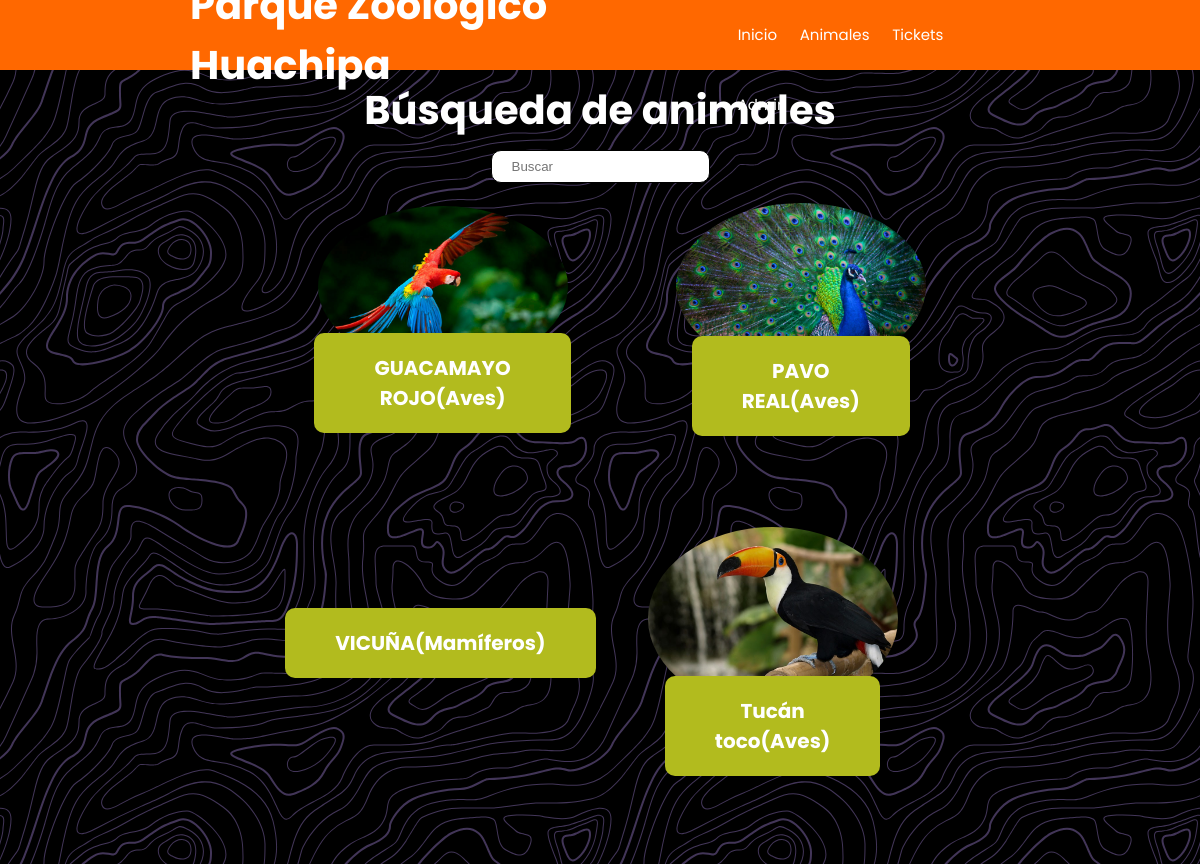
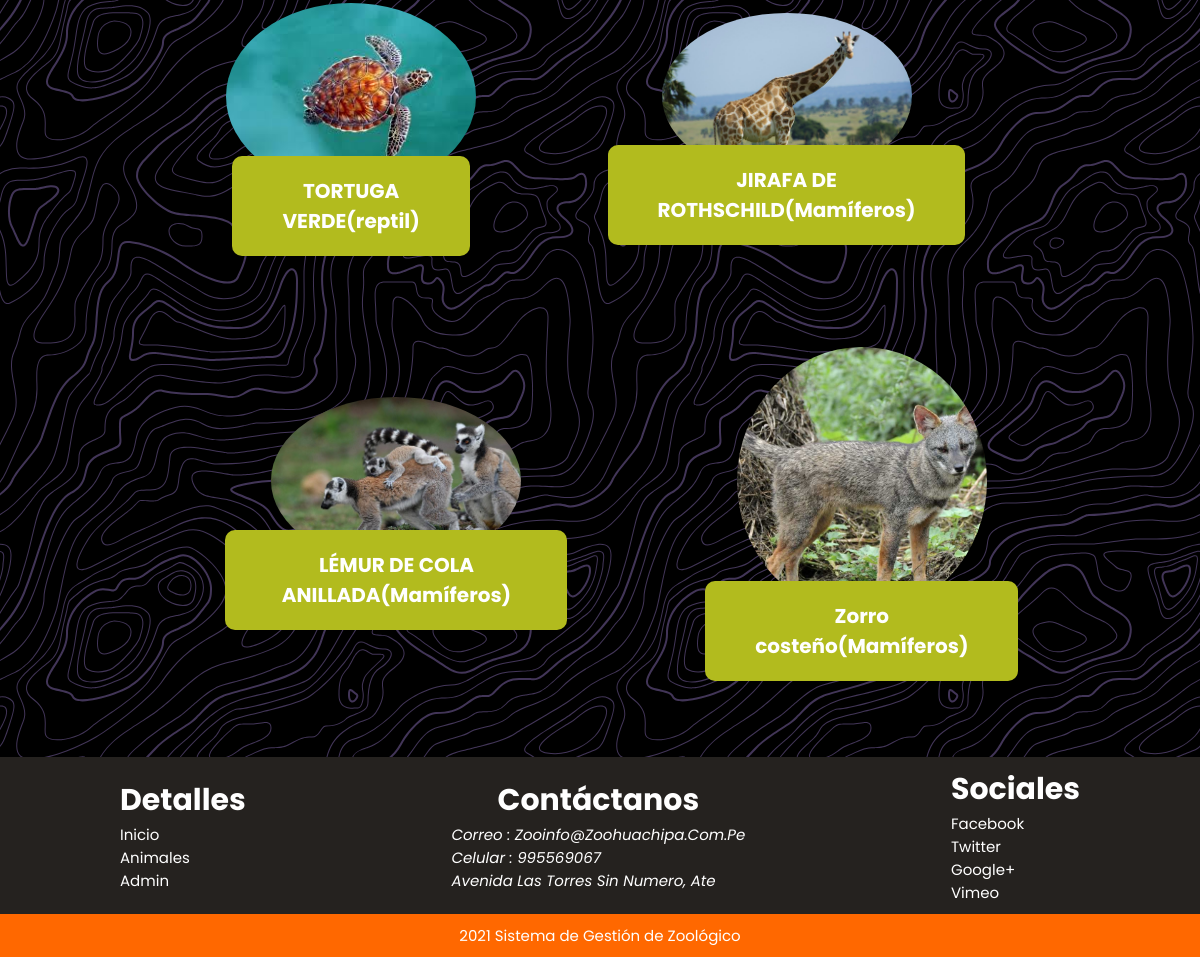
Page /animals.php on the committed database (2 pictures, top to bottom).
### tables this page shows
CREATE TABLE `tblanimal` (
  `ID` int(10) NOT NULL,
  `AnimalName` varchar(200) DEFAULT NULL,
  `ScientificName` varchar(200) NOT NULL,
  `CageNumber` int(10) DEFAULT NULL,
  `FeedNumber` varchar(200) DEFAULT NULL,
  `Breed` varchar(200) DEFAULT NULL,
  `AnimalImage` varchar(200) DEFAULT NULL,
  `Description` mediumtext DEFAULT NULL,
  `Feeding` text NOT NULL,
  `Reproduction` text NOT NULL,
  `SocialLife` text NOT NULL,
  `StateOfConservation` text NOT NULL,
  `CreationDate` timestamp NOT NULL DEFAULT current_timestamp() ON UPDATE current_timestamp()
);

CREATE TABLE `tblpage` (
  `ID` int(10) NOT NULL,
  `PageType` varchar(200) DEFAULT NULL,
  `PageTitle` varchar(200) DEFAULT NULL,
  `PageDescription` mediumtext DEFAULT NULL,
  `Email` varchar(200) DEFAULT NULL,
  `MobileNumber` bigint(10) DEFAULT NULL,
  `UpdationDate` timestamp NULL DEFAULT NULL ON UPDATE current_timestamp()
);

### includes/control_animals.php (the view, shortened to what this page needs)
<?php
include('dbconnection.php');
$querySelect = "SELECT * FROM  tblanimal";
$resultado = mysqli_query($con, $querySelect);
if (mysqli_num_rows($resultado) > 0) {
    while ($row = mysqli_fetch_assoc($resultado)) {
?>
        <div class="cont-animal tarjeta-animales">
            <div class="cont-animal__img cont-img">
                <a href="animal-detail.php?anid=<?php echo $row['ID']; ?>"> <img src="admin/images/<?php echo $row['AnimalImage']; ?>" />
                </a>
            </div>
            <div class="cont-animal__info cont-text">
                <h4><a href="animal-detail.php?anid=<?php echo $row['ID']; ?>"><?php echo $row['AnimalName']; ?>(<?php echo $row['Breed']; ?>)</a></h4>
            </div>
            <br>
        </div><?php
            }
        } else {
                ?>
    <div class="alert-error">
        <p>No hay resultados</p>
    </div><?php
        }

### includes/specialv1.php
<div class="section-special">
    <div class="section-container">
        <div class="details">
            <h3>Detalles</h3>
            <ul>
                <li><a href="index.php">Inicio</a></li>
                <li><a href="animals.php">Animales</a></li>
                <li><a href="admin/index.php">Admin</a></li>
            </ul>
        </div>
        <div class="contact">
            <h3>Contáctanos</h3>
            <?php
            $query = mysqli_query($con, "select * from  tblpage where PageType='contactus'");
            while ($row = mysqli_fetch_array($query)) {
            ?>
                <address>
                    <p>Correo : <?php echo $row['Email']; ?></p>
                    <p>Celular : <?php echo $row['MobileNumber']; ?></p>
                    <p><?php echo $row['PageDescription']; ?></p>
                </address><?php } ?>
        </div>
        <div class="social">
            <h3>Sociales</h3>
            <ul>
                <li><a href="https://www.facebook.com/zoohuachipa/?ref=bookmarks">facebook</a></li>
                <li><a href="#">twitter</a></li>
                <li><a href="#">google+</a></li>
                <li><a href="#">vimeo</a></li>
            </ul>
        </div>
    </div>
</div>

### css/stylesv1.css (style rules this page uses)
.cont-text h4 { text-align: center; }
.cont-text h4 a { color: black; }
.cont-img { text-align: center; }
.cont-img img { width: 80%; }
.cont-text { width: 70%; margin: 0 auto; }
h3 { text-align: center; }
.cont-animal__img img { width: 25rem; }
.cont-animal__info a { color: black; }

### css/basicsv1.css (style rules this page uses)
html { box-sizing: border-box; font-size: 62.5%; scroll-behavior: smooth; }
*, *:before, *:after { box-sizing: inherit; padding: 0; margin: 0; }
body { font-family: 'Poppins', sans-serif; }
h3 { font-size: 3rem; }
p, a, label { font-size: 1.5rem; }
a { text-decoration: none; }
img { max-width: 100%; }
li { list-style: none; }

### css/headerv1.css (style rules this page uses)
:root { --bg-header: #ff6800; --color: white; }
body { font-family: 'Poppins', sans-serif; }

### css/specialv1.css (style rules this page uses)
:root { --bg-color: #25221F; --color: rgb(247, 241, 241); }
.section-special { background-color: var(--bg-color); }
.section-container { width: 80%; margin: 0 auto; display: flex; justify-content: space-between; align-items: center; }
.section-container, .details ul li a, .social ul li a { color: var(--color); text-transform: capitalize; padding: 1rem 0; }
address p font { color: white !important }

### css/footerv1.css (style rules this page uses)
:root { --bg-footer: #ff6800; --color: white; }

### css/hamburguesa.css (style rules this page uses)
:root { --bg-header: #FF6800; --color: white; }

### css/animaciones.css (style rules this page uses)
.animal-detail__img, .cont-animal { animation-name: opacity; animation-duration: 3s; }
.cont-animal { animation-name: opacity; animation-duration: 2s; }
.cont-img { transition: transform 1s ease; }

### rows in the picture
tblanimal: AnimalImage (picture), AnimalName "GUACAMAYO ROJO", Breed "Aves"
tblanimal: AnimalImage (picture), AnimalName "PAVO REAL", Breed "Aves"
tblanimal: AnimalName "VICUÑA", Breed "Mamíferos"
tblanimal: AnimalImage (picture), AnimalName "Tucán toco", Breed "Aves"
tblanimal: AnimalImage (picture), AnimalName "TORTUGA VERDE", Breed "reptil"
tblanimal: AnimalImage (picture), AnimalName "JIRAFA DE ROTHSCHILD", Breed "Mamíferos"
tblanimal: AnimalImage (picture), AnimalName "LÉMUR DE COLA ANILLADA", Breed "Mamíferos"
tblanimal: AnimalImage (picture), AnimalName "Zorro costeño", Breed "Mamíferos"
tblpage: Email "Zooinfo@zoohuachipa.com.pe", MobileNumber "995569067", PageDescription "Avenida Las Torres Sin Numero, Ate"
